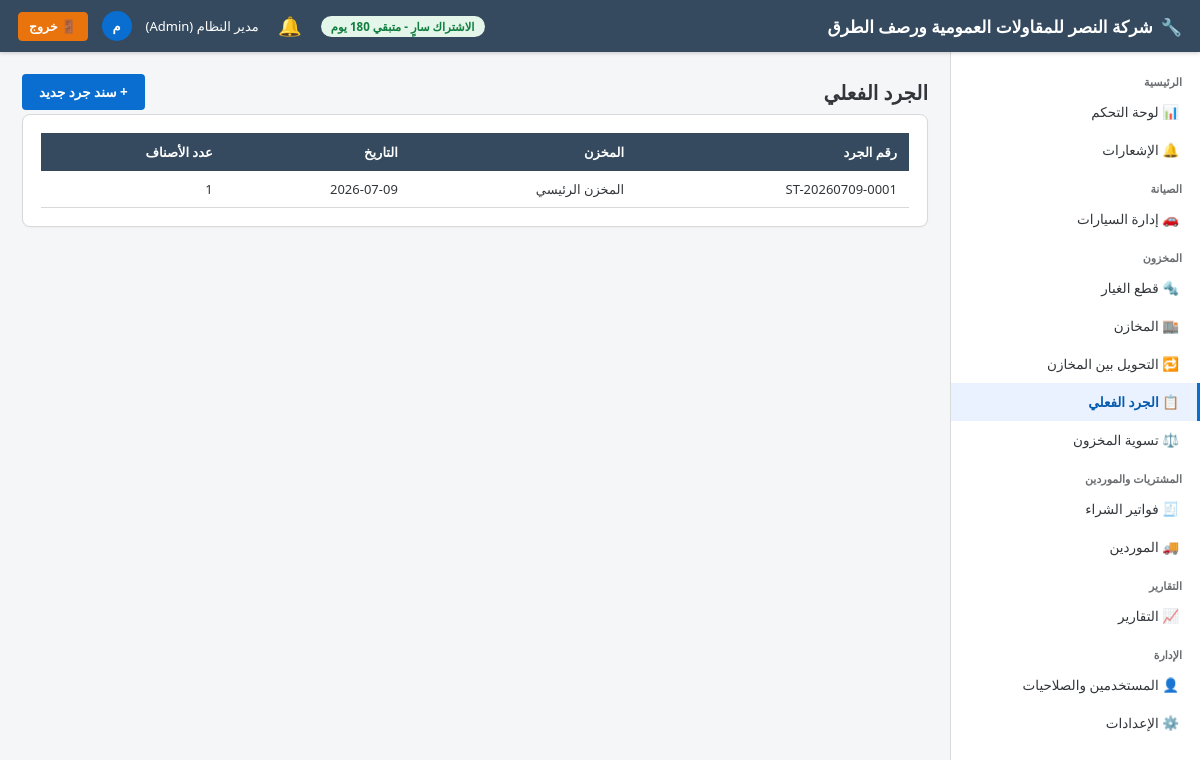
The page /stocktake/ (signed in) on the database its author committed.
### app/models/settings.py (models this page shows)
class CompanySettings(db.Model):
    __tablename__ = "company_settings"
    id = db.Column(db.Integer, primary_key=True)
    company_name = db.Column(db.String(150), default="مركز الصيانة")
    logo_path = db.Column(db.String(255))
    phone = db.Column(db.String(30))
    address = db.Column(db.String(250))
    email = db.Column(db.String(120))
    commercial_register = db.Column(db.String(50))   # السجل التجاري
    tax_no = db.Column(db.String(50))                # الرقم الضريبي
    tax_percent_default = db.Column(db.Numeric(5, 2), default=15)
    invoice_prefix = db.Column(db.String(10), default="INV-")
    workorder_prefix = db.Column(db.String(10), default="WO-")
    next_invoice_no = db.Column(db.Integer, default=1)
    next_workorder_no = db.Column(db.Integer, default=1)

### app/models/user.py (models this page shows, shortened)
class User(db.Model, UserMixin):
    __tablename__ = "users"
    id = db.Column(db.Integer, primary_key=True)
    full_name = db.Column(db.String(150), nullable=False)
    username = db.Column(db.String(50), unique=True, nullable=False, index=True)
    password_hash = db.Column(db.String(255), nullable=False)
    phone = db.Column(db.String(30))
    email = db.Column(db.String(120))
    role_id = db.Column(db.Integer, db.ForeignKey("roles.id"), nullable=False)
    is_active_user = db.Column(db.Boolean, default=True)
    is_hidden = db.Column(db.Boolean, default=False)   # مستخدم خفي (لا يظهر في شاشة إدارة المستخدمين)
    created_at = db.Column(db.DateTime, default=datetime.utcnow)
    role = db.relationship("Role", back_populates="users")
    @property
    def is_active(self):
        return self.is_active_user
    @property
    def is_super_admin(self):
        return self.username == "administrator" and self.is_hidden

class Role(db.Model):
    __tablename__ = "roles"
    id = db.Column(db.Integer, primary_key=True)
    name = db.Column(db.String(50), unique=True, nullable=False)
    description = db.Column(db.String(200))
    users = db.relationship("User", back_populates="role")
    permissions = db.relationship("RolePermission", back_populates="role", cascade="all, delete-orphan")

### app/models/stocktake.py (models this page shows)
class StockTake(db.Model):
    __tablename__ = "stock_takes"
    id = db.Column(db.Integer, primary_key=True)
    take_no = db.Column(db.String(30), unique=True, nullable=False)
    warehouse_id = db.Column(db.Integer, db.ForeignKey("warehouses.id"), nullable=False)
    take_date = db.Column(db.DateTime, default=datetime.utcnow)
    is_closed = db.Column(db.Boolean, default=False)
    created_by_id = db.Column(db.Integer, db.ForeignKey("users.id"))
    warehouse = db.relationship("Warehouse")
    items = db.relationship("StockTakeItem", back_populates="stocktake", cascade="all, delete-orphan")

### app/models/warehouse.py (models this page shows)
class Warehouse(db.Model):
    __tablename__ = "warehouses"
    id = db.Column(db.Integer, primary_key=True)
    code = db.Column(db.String(20), unique=True, nullable=False)
    name = db.Column(db.String(100), nullable=False)
    manager_name = db.Column(db.String(100))
    address = db.Column(db.String(250))
    is_active = db.Column(db.Boolean, default=True)
    balances = db.relationship("StockBalance", back_populates="warehouse")

### app/blueprints/stocktake/routes.py (the view)
@stocktake_bp.route("/")
@login_required
def list_stocktakes():
    takes = StockTake.query.order_by(StockTake.take_date.desc()).all()
    return render_template("stocktake/list.html", takes=takes)

### app/models/license.py (called while the page is built)
    @property
    def is_expired(self):
        return datetime.utcnow() > self.expires_at

    @property
    def days_remaining(self):
        return (self.expires_at - datetime.utcnow()).days

### app/services/notification_service.py (called while the page is built, shortened)
def generate_notifications(force=False):
    global _last_refresh_ts
    now_ts = time.time()
    if not force and (now_ts - _last_refresh_ts) < _REFRESH_INTERVAL:
        return

def get_unread_count():
    return Notification.query.filter_by(is_read=False).count()

### app/templates/stocktake/list.html (shortened to what this page needs)
{% extends "base.html" %}
{% block content %}
<div class="page-title">
    الجرد الفعلي
    <a href="{{ url_for('stocktake.create_stocktake') }}" class="btn btn-primary">+ سند جرد جديد</a>
</div>
<div class="fiori-card">
    <table class="fiori-table">
        <thead><tr><th>رقم الجرد</th><th>المخزن</th><th>التاريخ</th><th>عدد الأصناف</th></tr></thead>
        <tbody>
        {% for t in takes %}
            <tr><td>{{ t.take_no }}</td><td>{{ t.warehouse.name }}</td><td>{{ t.take_date.strftime('%Y-%m-%d') }}</td><td>{{ t.items|length }}</td></tr>
        {% else %}
            <tr><td colspan="4" class="empty-state">لا توجد سندات جرد</td></tr>
        {% endfor %}
        </tbody>
    </table>
</div>
{% endblock %}

### app/templates/base.html (shortened to what this page needs)
<!DOCTYPE html>
<html lang="ar" dir="rtl">
<head>
    <link rel="stylesheet" href="{{ url_for('static', filename='css/fiori.css') }}">
</head>
<body>
    <header class="fiori-header">
        <div style="display:flex;align-items:center;">
            <div class="brand">
                {% if company and company.logo_path %}
                <img src="{{ url_for('static', filename=company.logo_path) }}" alt="شعار" style="height:30px;width:30px;object-fit:contain;border-radius:4px;background:#fff;padding:2px;">
                {% else %}
                🔧
                {% endif %}
                <span>{{ company.company_name if company and company.company_name else 'نظام إدارة مركز الصيانة' }}</span>
            </div>
        </div>
        <div class="user-box">
            {% if license_days_remaining is defined and license_days_remaining is not none %}
                {% if license_days_remaining <= 5 %}
                <span class="badge badge-red">الاشتراك ينتهي خلال {{ license_days_remaining }} يوم</span>
                {% elif license_days_remaining <= 15 %}
                <span class="badge badge-orange">الاشتراك ينتهي خلال {{ license_days_remaining }} يوم</span>
                {% else %}
                <span class="badge badge-green">الاشتراك سارٍ - متبقي {{ license_days_remaining }} يوم</span>
                {% endif %}
            {% endif %}
            <div class="notif-bell-wrap">
                <button type="button" class="notif-bell-btn" id="notifBellBtn" aria-label="الإشعارات">
                    🔔
                </button>
            </div>
            <span>{{ current_user.full_name }} ({{ current_user.role.name if current_user.role else '' }})</span>
            <div class="user-avatar">{{ current_user.full_name[0] if current_user.full_name else 'U' }}</div>
            <a href="{{ url_for('auth.logout') }}" class="btn btn-logout btn-sm">🚪 خروج</a>
        </div>
    </header>
    <nav class="fiori-sidebar">
        <div class="nav-group-title">الرئيسية</div>
        <a class="nav-link {{ 'active' if request.blueprint=='dashboard' }}" href="{{ url_for('dashboard.index') }}">📊 لوحة التحكم</a>
        <a class="nav-link {{ 'active' if request.blueprint=='notifications' }}" href="{{ url_for('notifications.list_notifications') }}">
            🔔 الإشعارات
        </a>
        <div class="nav-group-title">الصيانة</div>
        <a class="nav-link {{ 'active' if request.blueprint=='vehicles' }}" href="{{ url_for('vehicles.list_vehicles') }}">🚗 إدارة السيارات</a>
        <div class="nav-group-title">المخزون</div>
        <a class="nav-link {{ 'active' if request.blueprint=='parts' }}" href="{{ url_for('parts.list_parts') }}">🔩 قطع الغيار</a>
        <a class="nav-link {{ 'active' if request.blueprint=='warehouses' }}" href="{{ url_for('warehouses.list_warehouses') }}">🏬 المخازن</a>
        <a class="nav-link {{ 'active' if request.blueprint=='transfers' }}" href="{{ url_for('transfers.list_transfers') }}">🔁 التحويل بين المخازن</a>
        <a class="nav-link {{ 'active' if request.blueprint=='stocktake' }}" href="{{ url_for('stocktake.list_stocktakes') }}">📋 الجرد الفعلي</a>
        <a class="nav-link {{ 'active' if request.blueprint=='adjustments' }}" href="{{ url_for('adjustments.list_adjustments') }}">⚖️ تسوية المخزون</a>
        <div class="nav-group-title">المشتريات والموردين</div>
        <a class="nav-link {{ 'active' if request.blueprint=='purchases' }}" href="{{ url_for('purchases.list_purchases') }}">🧾 فواتير الشراء</a>
        <a class="nav-link {{ 'active' if request.blueprint=='suppliers' }}" href="{{ url_for('suppliers.list_suppliers') }}">🚚 الموردين</a>
        <div class="nav-group-title">التقارير</div>
        <a class="nav-link {{ 'active' if request.blueprint=='reports' }}" href="{{ url_for('reports.index') }}">📈 التقارير</a>
        <div class="nav-group-title">الإدارة</div>
        <a class="nav-link {{ 'active' if request.blueprint=='users' }}" href="{{ url_for('users.list_users') }}">👤 المستخدمين والصلاحيات</a>
        <a class="nav-link {{ 'active' if request.blueprint=='settings' }}" href="{{ url_for('settings.company_settings') }}">⚙️ الإعدادات</a>
    </nav>
    <main class="fiori-content">
        {% block content %}{% endblock %}
    </main>
</body>
</html>

### app/static/css/fiori.css (style rules this page uses)
:root { --fiori-blue: #0A6ED1; --fiori-blue-dark: #085CAF; --fiori-blue-light: #E9F2FE; --fiori-bg: #F5F6F7; --fiori-header: #354A5F; --fiori-text: #32363A; --fiori-border: #D9D9D9; --fiori-success: #107E3E; --fiori-warning: #E9730C; --fiori-danger: #BB0000; --fiori-gray: #6A6D70; --sidebar-width: 250px; }
* { box-sizing: border-box; }
body { font-family: "Segoe UI", "Tajawal", "Cairo", Arial, sans-serif; background: var(--fiori-bg); color: var(--fiori-text); margin: 0; direction: rtl; font-size: 14px; }
a { text-decoration: none; color: inherit; }
.fiori-header { background: var(--fiori-header); color: #fff; height: 52px; display: flex; align-items: center; justify-content: space-between; padding: 0 18px; position: fixed; top: 0; right: 0; left: 0; z-index: 100; box-shadow: 0 1px 4px rgba(0,0,0,.2); }
.fiori-header .brand { font-size: 17px; font-weight: 600; display: flex; align-items: center; gap: 8px; }
.fiori-header .user-box { display: flex; align-items: center; gap: 14px; font-size: 13px; }
.fiori-header .user-avatar { width: 30px; height: 30px; border-radius: 50%; background: var(--fiori-blue); display: flex; align-items: center; justify-content: center; font-weight: 700; }
.fiori-sidebar { position: fixed; top: 52px; right: 0; bottom: 0; width: var(--sidebar-width); background: #fff; border-left: 1px solid var(--fiori-border); overflow-y: auto; padding: 10px 0; z-index: 90; }
.fiori-sidebar .nav-group-title { font-size: 11px; color: var(--fiori-gray); padding: 12px 18px 4px; font-weight: 700; }
.fiori-sidebar a.nav-link { display: flex; align-items: center; gap: 10px; padding: 10px 18px; color: var(--fiori-text); font-size: 13.5px; border-right: 3px solid transparent; }
.fiori-sidebar a.nav-link.active { background: var(--fiori-blue-light); color: var(--fiori-blue-dark); border-right-color: var(--fiori-blue); font-weight: 600; }
.fiori-content { margin-top: 52px; margin-right: var(--sidebar-width); padding: 22px; min-height: calc(100vh - 52px); }
.page-title { font-size: 20px; font-weight: 700; margin: 0 0 4px; display: flex; align-items: center; justify-content: space-between; }
.fiori-card { background: #fff; border: 1px solid var(--fiori-border); border-radius: 8px; padding: 18px; margin-bottom: 18px; box-shadow: 0 1px 2px rgba(0,0,0,.04); }
.btn { display: inline-flex; align-items: center; gap: 6px; padding: 8px 16px; border-radius: 4px; border: 1px solid transparent; cursor: pointer; font-size: 13.5px; font-weight: 600; font-family: inherit; }
.btn-primary { background: var(--fiori-blue); color: #fff; }
.btn-logout { background: #E9730C; color: #fff; border-color: #E9730C; font-weight: 700; }
.btn-sm { padding: 5px 10px; font-size: 12.5px; }
table.fiori-table { width: 100%; border-collapse: collapse; font-size: 13px; }
table.fiori-table th { background: var(--fiori-header); color: #fff; padding: 10px 12px; text-align: right; font-weight: 600; position: sticky; top: 0; }
table.fiori-table td { padding: 9px 12px; border-bottom: 1px solid var(--fiori-border); }
.badge { padding: 3px 10px; border-radius: 12px; font-size: 11.5px; font-weight: 700; display: inline-block; }
.badge-green { background: #E4F5EA; color: var(--fiori-success); }
.notif-bell-wrap { position: relative; }
.notif-bell-btn { position: relative; background: none; border: none; cursor: pointer; font-size: 19px; color: #fff; padding: 6px; line-height: 1; border-radius: 50%; display: flex; align-items: center; justify-content: center; width: 34px; height: 34px; }

### rows shown on the page
CompanySettings: company_name "شركة النصر للمقاولات العمومية ورصف الطرق"
User: full_name "مدير النظام", full_name "م"
Role: role "Admin"
StockTake: take_no "ST-20260709-0001", warehouse.name "المخزن الرئيسي", take_date "2026-07-09", items|length "1"
